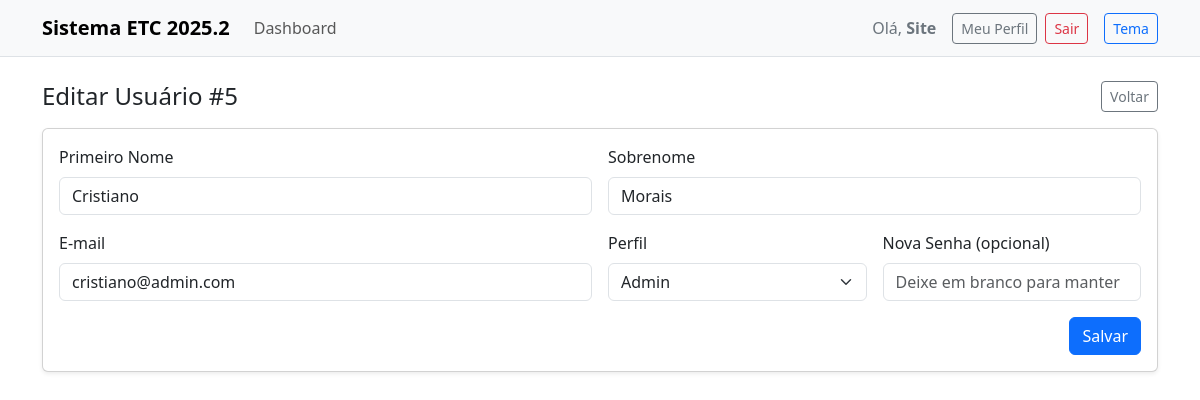
Screenshot of /users_edit.php?id=5 (signed in) with the database file from the repository.
### tables this page shows
CREATE TABLE `users` (
  `id` int(11) NOT NULL,
  `first_name` varchar(100) NOT NULL,
  `last_name` varchar(100) NOT NULL,
  `email` varchar(190) NOT NULL,
  `password_hash` varchar(255) NOT NULL,
  `role` enum('admin','user') NOT NULL DEFAULT 'user',
  `created_at` timestamp NOT NULL DEFAULT current_timestamp()
);

### users_edit.php (the view, shortened to what this page needs)
<?php
require __DIR__ . '/config/db.php';
$id = (int)($_GET['id'] ?? 0);
$stmt = $pdo->prepare('SELECT id, first_name, last_name, email, role FROM users WHERE id=?');
$stmt->execute([$id]);
$user = $stmt->fetch();
$first_name = $user['first_name'];
$last_name = $user['last_name'];
$email = $user['email'];
$role = $user['role'];
include __DIR__ . '/partials/header.php';
?>
<div class="d-flex align-items-center justify-content-between mb-3">
  <h2 class="h4 mb-0">Editar Usuário #<?php echo (int)$user['id']; ?></h2>
  <a class="btn btn-outline-secondary btn-sm" href="admin.php">Voltar</a>
</div>
<form method="post" class="card shadow-sm p-3">
  <div class="row g-3">
    <div class="col-md-6">
      <label class="form-label">Primeiro Nome</label>
      <input type="text" name="first_name" class="form-control" value="<?php echo htmlspecialchars($first_name); ?>" required>
    </div>
    <div class="col-md-6">
      <label class="form-label">Sobrenome</label>
      <input type="text" name="last_name" class="form-control" value="<?php echo htmlspecialchars($last_name); ?>" required>
    </div>
    <div class="col-md-6">
      <label class="form-label">E-mail</label>
      <input type="email" name="email" class="form-control" value="<?php echo htmlspecialchars($email); ?>" required>
    </div>
    <div class="col-md-3">
      <label class="form-label">Perfil</label>
      <select name="role" class="form-select">
        <option value="admin" <?php echo $role==='admin'?'selected':''; ?>>Admin</option>
      </select>
    </div>
    <div class="col-md-3">
      <label class="form-label">Nova Senha (opcional)</label>
      <input type="password" name="password" class="form-control" placeholder="Deixe em branco para manter">
    </div>
  </div>
  <div class="mt-3 text-end">
    <button class="btn btn-primary">Salvar</button>
  </div>
</form>
<?php include __DIR__ . '/partials/footer.php'; ?>

### rows the page displays
users: id "5", first_name "Cristiano", last_name "Morais", email "cristiano@admin.com", role "Admin"

### other values shown
$userName "Site"
